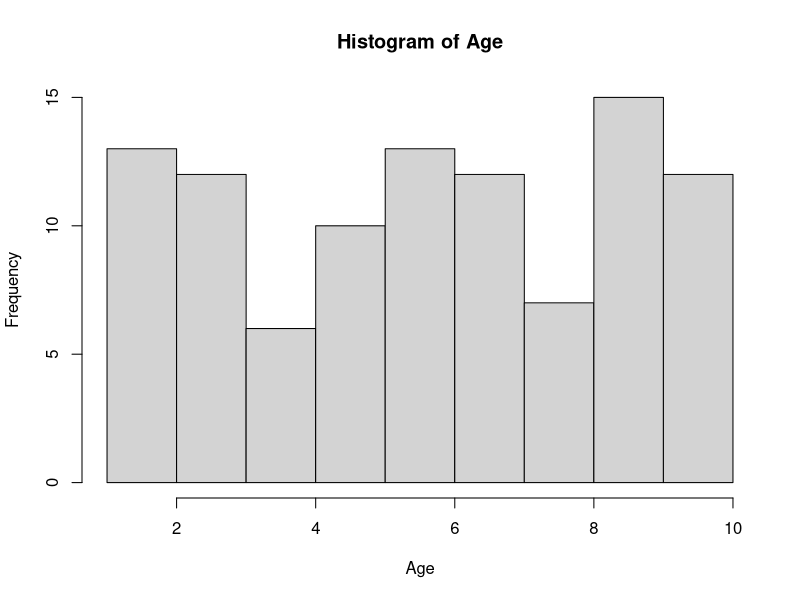
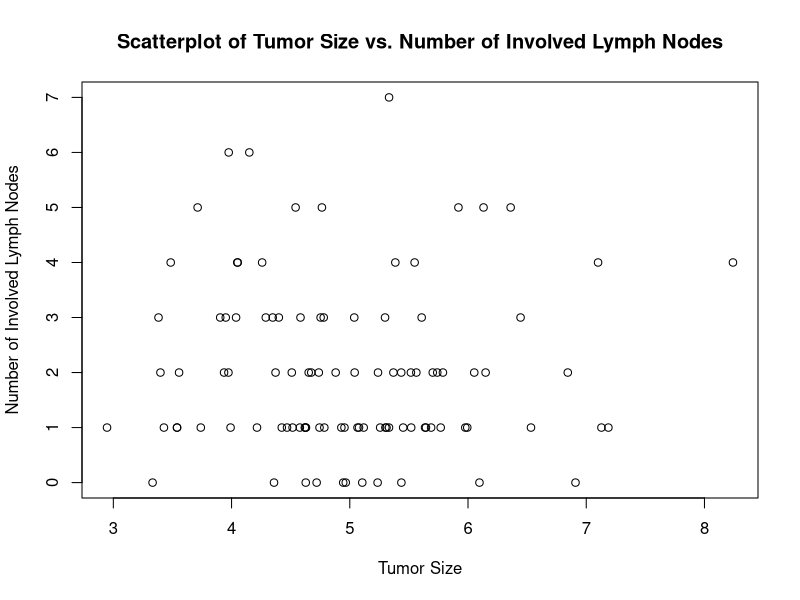
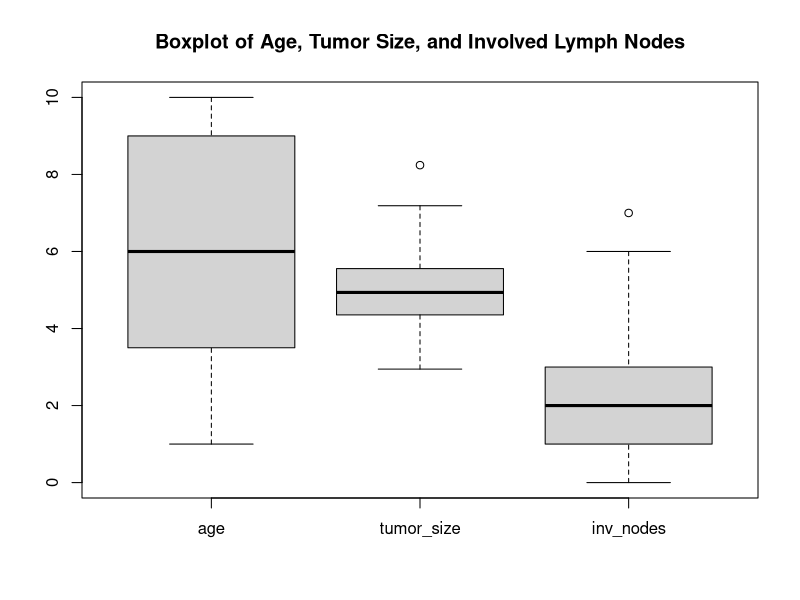

R code for these plots, in order:

set.seed(123) 
age <- sample(1:10, 100, replace = TRUE)
tumor_size <- rnorm(100, mean = 5, sd = 1)
inv_nodes <- rpois(100, lambda = 2)

breast_cancer_data <- data.frame(age, tumor_size, inv_nodes)

hist(breast_cancer_data$age, xlab = "Age", main = "Histogram of Age")

plot(breast_cancer_data$tumor_size, breast_cancer_data$inv_nodes, 
     xlab = "Tumor Size", ylab = "Number of Involved Lymph Nodes",
     main = "Scatterplot of Tumor Size vs. Number of Involved Lymph Nodes")

boxplot(breast_cancer_data, main = "Boxplot of Age, Tumor Size, and Involved Lymph Nodes")
